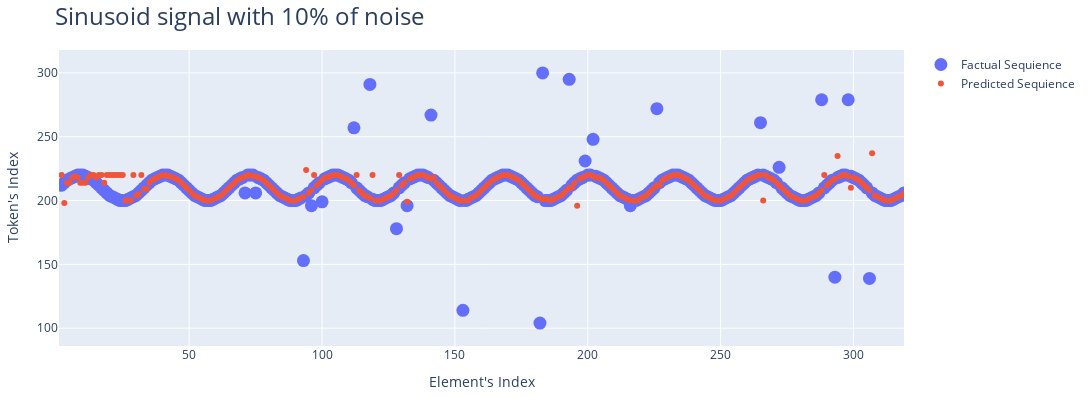

This figure's notebook cell:
### Code cell
plot_sequence_prediction(factual_seq=sin_seq_noised[1:], predicted_seq=sin_noiz_predicts, start_from_idx=0, height=400, width=1600, plot_name="Sinusoid signal with 10% of noise")

### Figure 1 — Plotly figure (JSON) as saved in the notebook; plotly's stock layout.template omitted (floating-point values rounded to 4 significant figures; data arrays with more than 128 entries replaced by an {"elided": "..."} marker saying what was removed)
{"data": [{"marker": {"size": 13}, "mode": "markers", "name": "Factual Sequience", "type": "scatter", "x": {"elided": "318 int values"}, "y": {"elided": "319 int values"}}, {"mode": "markers", "name": "Predicted Sequience", "type": "scatter", "x": {"elided": "318 int values"}, "y": {"elided": "319 int values"}}], "layout": {"height": 400, "margin": {"b": 50, "l": 50, "r": 50, "t": 50}, "title": {"font": {"size": 24}, "text": "Sinusoid signal with 10% of noise"}, "width": 1600, "xaxis": {"range": [1, 319], "title": {"text": "Element's Index"}, "type": "linear"}, "yaxis": {"autorange": true, "range": [86.06, 317.9], "title": {"text": "Token's Index"}, "type": "linear"}}}
